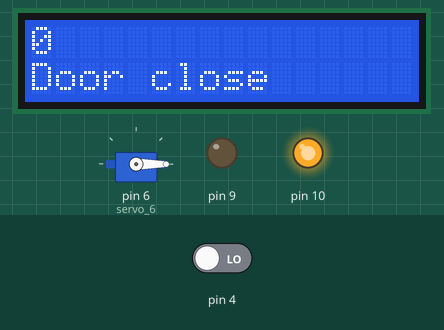
The sketch below on a simulated Arduino Uno, built with avr-gcc and run on an emulated ATmega328P. On the bench: 16×2 character LCD, servo, output pins drawn as LEDs (lit = HIGH). The test bench sets the inputs (shaded band); at power-on: pin 4 LOW.

Above: at 1.2 s.
1.3 s: pin 4 driven HIGH
At 2.5 s:
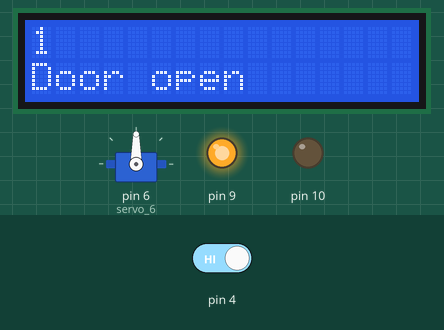
2.8 s: pin 4 driven LOW
At 3.4 s:
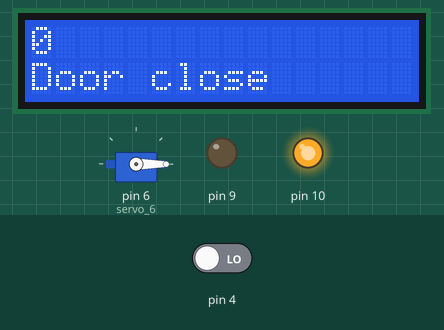
Timing chart, 0 to 5.8 s (numbered marks = the images above; inputs shaded):
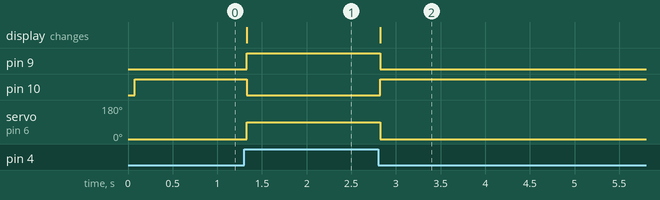

The sketch:

smart_door_closer1.ino
```cpp
//  Abhinav tripathi
//  Smart Door closer

#include <Adafruit_LiquidCrystal.h>
#include <Servo.h>

int pir = 0;
Adafruit_LiquidCrystal lcd_1(0);
Servo servo_6;

void setup(){
  pinMode(4, INPUT);
  lcd_1.begin(16, 2);
  servo_6.attach(6, 500, 2500);
  pinMode(10, OUTPUT);
  pinMode(9, OUTPUT);
}

void loop(){
  pir = digitalRead(4);
  lcd_1.setCursor(0, 0);
  lcd_1.print(pir);
  if (pir == 1) {
    lcd_1.setCursor(0, 1);
    lcd_1.print("Door open ");
    servo_6.write(90);
    digitalWrite(10, LOW);
    digitalWrite(9, HIGH);
  }
  else {
    lcd_1.setCursor(0, 1);
    lcd_1.print("Door close ");
    servo_6.write(0);
    digitalWrite(10, HIGH);
    digitalWrite(9, LOW);
  }
  delay(10);
}
```

Measured:
- after the input at 1.3 s, pin 9: LOW → HIGH at once; pin 10: HIGH → LOW at once; servo on pin 6 (servo_6): 0° → 90° at once; the display: changes at once (image 1)
- after the input at 2.8 s, pin 9: HIGH → LOW at once; pin 10: LOW → HIGH at once; servo on pin 6 (servo_6): 90° → 0° at once; the display: changes at once (image 2)
